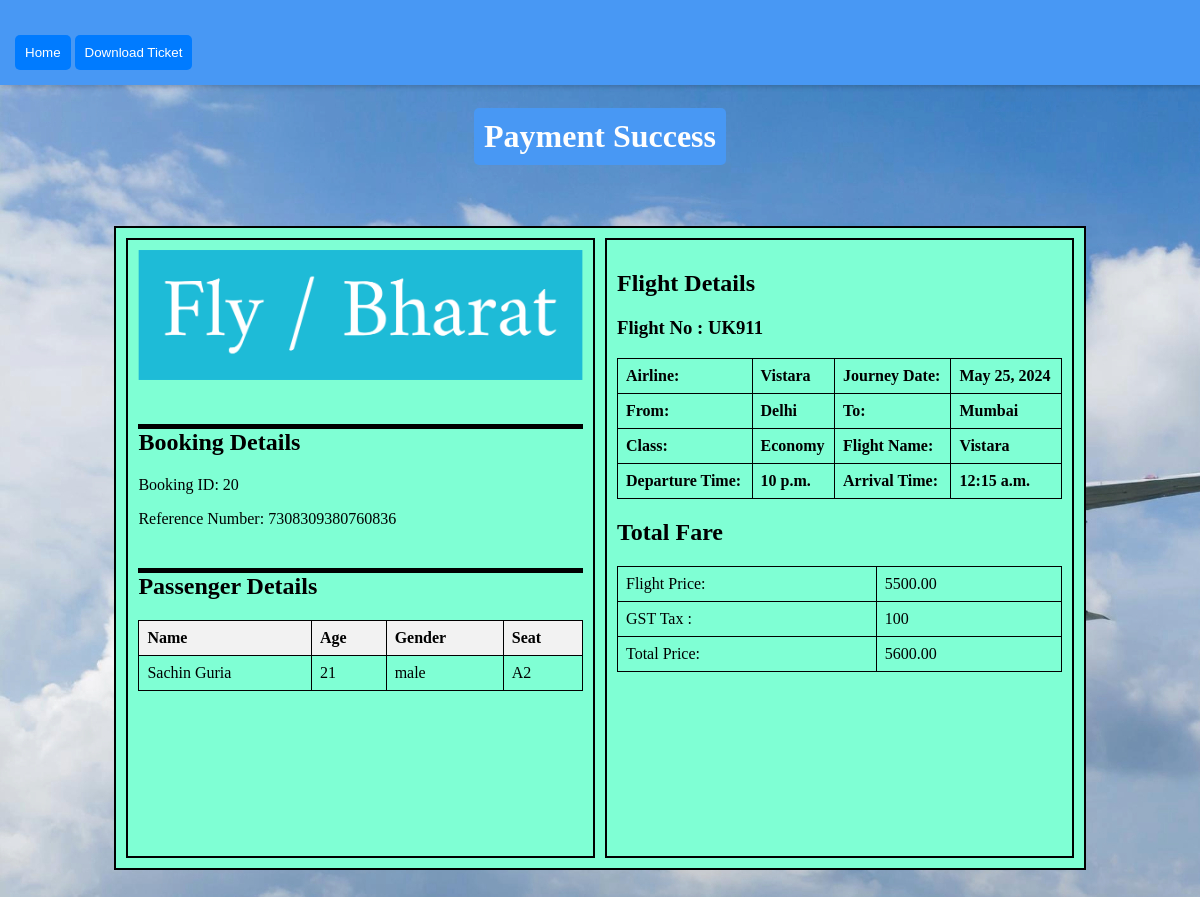
The page /payment_success/20 (signed in) on the database its author committed.
### apps/models.py (models this page shows, shortened)
class Booking(models.Model):
    user=models.ForeignKey(User, on_delete=models.CASCADE,null=True)
    flight = models.ForeignKey(Flight, on_delete=models.CASCADE, null=True,default=1)
    departure_date = models.DateField(null=True)
    class_type = models.CharField(max_length=50,null=True)
    flight_fare = models.DecimalField(max_digits=10, decimal_places=2)

class Payment(models.Model):
    STATUS_CHOICES = [
        ('fail', 'Fail'),
        ('pass', 'Pass'),
    ]
    booking = models.ForeignKey('Booking', on_delete=models.CASCADE)
    reference = models.CharField(max_length=100)
    amount = models.DecimalField(max_digits=10, decimal_places=2)
    payment_date = models.DateTimeField(auto_now_add=True)
    paid = models.CharField(max_length=10, choices=STATUS_CHOICES, default='fail')

class Passenger(models.Model):
    booking = models.ForeignKey(
        'Booking',
        related_name='passengers',
        on_delete=models.CASCADE
    )
    flight_id = models.IntegerField(null=True)
    name = models.CharField(
        _('Name'),
        max_length=100,
        null=True,
        blank=True
    )
    age = models.IntegerField(
        _('Age'),
        null=True,
        blank=True
    )
    gender = models.CharField(max_length=10, choices=[('male', 'Male'), ('female', 'Female'), ('other', 'Other')],null=True)
    contact_number = models.CharField(
        _('Contact Number'),
        max_length=20,
        default='2122112'
    )
    email = models.EmailField(
        _('Email'),
        default='noreply@example.com'
    )
    seat = models.CharField(max_length=3,null=True)

class Flight(models.Model):
    airline = models.CharField(max_length=100)
    flight_number = models.CharField(max_length=20)
    departure_date = models.DateField()
    departure_time = models.TimeField()
    arrival_time = models.TimeField()
    from_location = models.CharField(max_length=100)
    to_location = models.CharField(max_length=100)
    price = models.DecimalField(max_digits=10, decimal_places=2)
    class_type = models.CharField(max_length=20)
    total_seat = models.IntegerField(default=0)
    is_available = models.BooleanField(default=True)

### apps/views.py (the view)
# urls.py: path('payment_success/<int:booking_id>', views.payment_success, name='payment_success'),
@login_required
def payment_success(request, booking_id):
    booking = get_object_or_404(Booking, pk=booking_id)
    payment = get_object_or_404(Payment, booking_id=booking_id)
    passengers = Passenger.objects.filter(booking=booking)
    flight = get_object_or_404(Flight, id=booking.flight_id)
    context = {
        'booking': booking,
        'reference_number': payment.reference,
        'passengers': passengers,
        'fare':payment,
        'flight':flight,
    }
    return render(request, 'payment_success.html', context)

### apps/templates/payment_success.html (shortened to what this page needs)
{% load static %}
<!DOCTYPE html>
<html lang="en">
  <head>
  </head>
  <body onload="generateBarcode()">
    <div class="top-bar">
      <button class="home-button" onclick="location.href='{% url 'home' %}'">
        Home
      </button>
      <button class="download-button" onclick="downloadPDF()">
        Download Ticket
      </button>
    </div>
    <h1>Payment Success</h1>
    <div class="main-container" id="main-container">
      <div class="container">
        <img
          class="rectangle-image"
          src="{% static 'img/logo.png' %}"
          alt="Plane Image"
        />
        <hr />
        <h2>Booking Details</h2>
        <p>Booking ID: {{ booking.pk }}</p>
        <p>Reference Number: {{ reference_number }}</p>
        <hr />
        <h2>Passenger Details</h2>
        <table>
          <tr>
            <th>Name</th>
            <th>Age</th>
            <th>Gender</th>
            <th>Seat</th>
          </tr>
          {% for passenger in passengers %}
          <tr>
            <td>{{ passenger.name }}</td>
            <td>{{ passenger.age }}</td>
            <td>{{ passenger.gender }}</td>
            <td>{{ passenger.seat }}</td>
          </tr>
          {% endfor %}
        </table>
      </div>
      <div class="second-container">
        <h2>Flight Details</h2>
        <h3>Flight No : {{flight.flight_number}}</h3>
        <table>
          <tr>
            <td><strong> Airline: </strong></td>
            <td><strong>{{flight.airline}}</strong></td>
            <td><strong>Journey Date:</strong></td>
            <td><strong>{{booking.departure_date}}</strong></td>
          </tr>
          <tr>
            <td><strong>From:</strong></td>
            <td><strong>{{flight.from_location}}</strong></td>
            <td><strong>To:</strong></td>
            <td><strong>{{flight.to_location}}</strong></td>
          </tr>
          <tr>
            <td><strong>Class:</strong></td>
            <td><strong>{{booking.class_type}}</strong></td>
            <td><strong>Flight Name:</strong></td>
            <td><strong>{{flight.airline}}</strong></td>
          </tr>
          <tr>
            <td><strong>Departure Time:</strong></td>
            <td><strong>{{flight.departure_time}}</strong></td>
            <td><strong>Arrival Time:</strong></td>
            <td><strong>{{flight.arrival_time}}</strong></td>
          </tr>
        </table>
        <h2>Total Fare</h2>
        <table>
          <tr>
            <td>Flight Price:</td>
            <td>{{flight.price}}</td>
          </tr>
          <tr>
            <td>GST Tax :</td>
            <td>100</td>
          </tr>
          <tr>
            <td>Total Price:</td>
            <td>{{fare.amount}}</td>
          </tr>
        </table>
        <div class="barcode">
          <svg id="barcode"></svg>
        </div>
      </div>
    </div>
  </body>
</html>

### rows shown on the page
Booking: pk "20", departure_date "May 25, 2024", class_type "Economy"
Payment: reference "7308309380760836", amount "5600.00"
Passenger: name "Sachin Guria", age "21", gender "male", seat "A2"
Flight: flight_number "UK911", airline "Vistara", from_location "Delhi", to_location "Mumbai", departure_time "10 p.m.", arrival_time "12:15 a.m.", price "5500.00"
